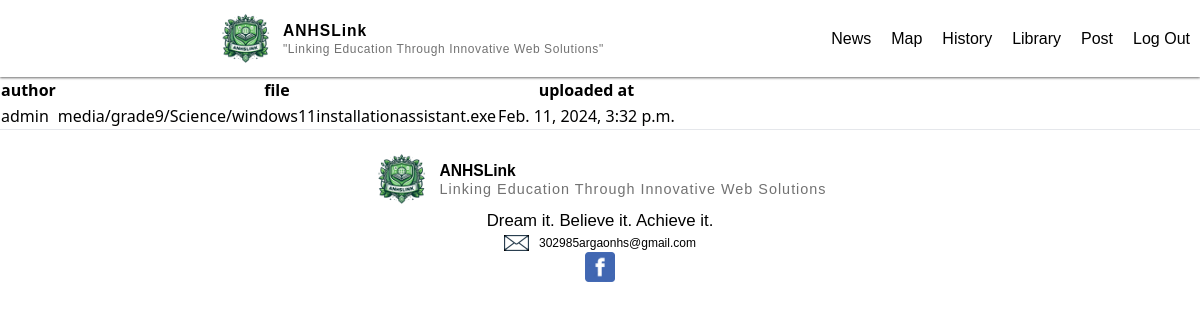
The app's page /show_resource/grade9/Science/, older data.
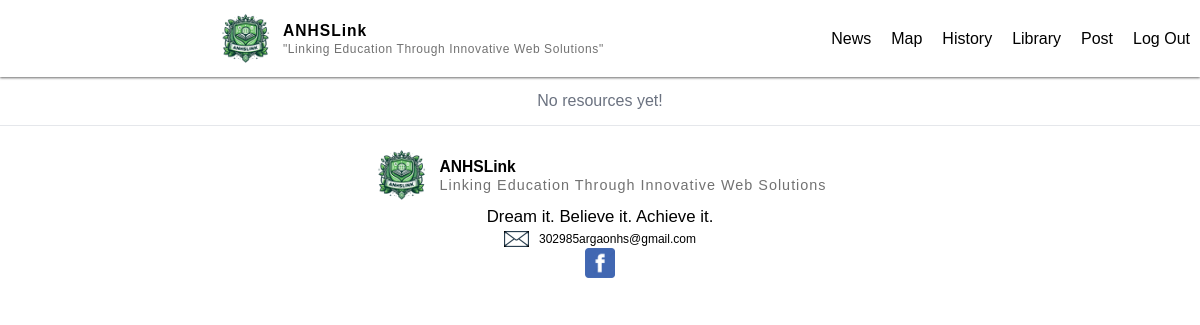
The same page, newer data.
### main/models.py (models this page shows, shortened)
class Resources (models.Model):
    name = models.CharField(max_length=100, default='Default Name')
    uuid = models.UUIDField(default=uuid.uuid4, editable=False, unique=True)
    subject = models.CharField(max_length=100)
    grade = models.CharField(max_length=100)
    file = models.FileField(upload_to= upload_to_function)
    author = models.ForeignKey(User, on_delete=models.CASCADE)
    uploaded_at = models.DateTimeField(auto_now_add=True)
    is_approved = models.BooleanField(default=False)

### main/views.py (the view)
# urls.py: path("show_resource/<grade>/<subject>/",views.show_resource, name="show_resource" ),
def show_resource(request,grade,subject):
    resources = Resources.objects.filter(grade=grade,subject=subject, is_approved=True).order_by('-uploaded_at')
    return render(request,"main/resource.html",{"resources":resources})

### main/templates/main/resource.html
{% extends "main/base.html" %}
{% load static %}
{% block body %}
{% for resource in resources %}
<table>
    <tr>
        <th>
            author
        </th>
        <th>
            file
        </th>
        <th>
            uploaded at
        </th>
    </tr>
    <tr>
        <td>
            {{resource.author}}
        </td>
        <td>
            <a href="{% url 'download' uuid=resource.uuid %}">{{ resource.file }}</a>
        </td>
        <td>
            {{resource.uploaded_at}}
        </td>
    </tr>
</table>
{% empty %}
<p class="m-3 text-center text-gray-500">No resources yet!</p>
{%endfor%}
{% endblock %}

Row changes from the older to the newer data that the page shows:
removed Resources: author "admin", file "media/grade9/Science/windows11installationassistant.exe", uploaded_at "Feb. 11, 2024, 3:32 p.m."
Text that changed along with them:
text now shown: "No resources yet!"
